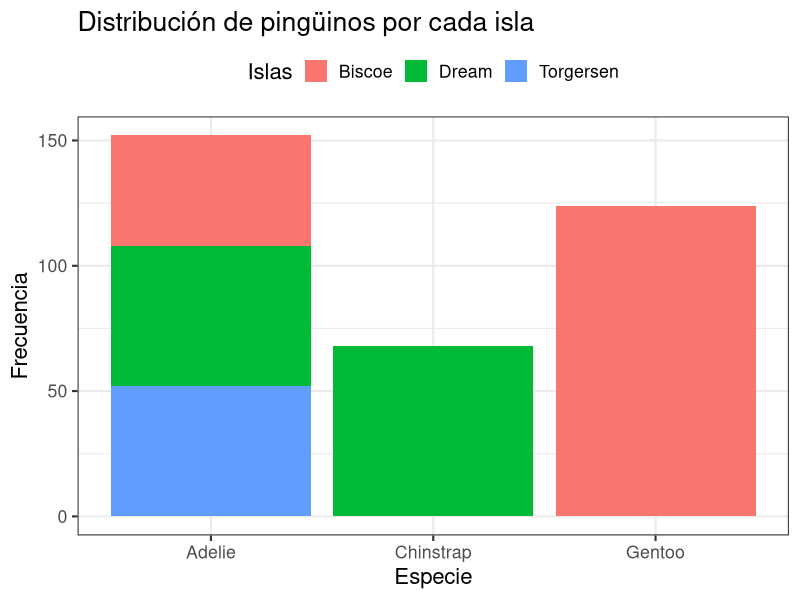
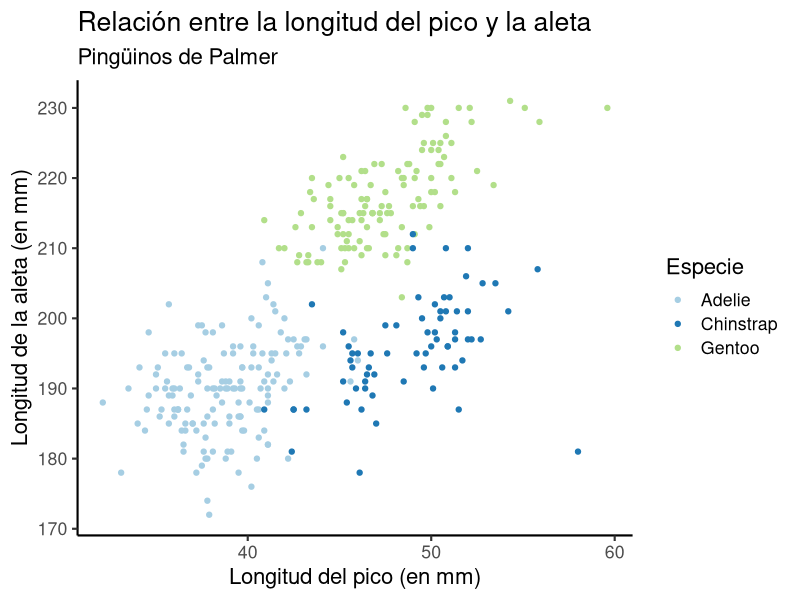

R code for these plots, in order:
## ---- chunk 1
# cargar las librerías que necesitamos
library(tidyverse)
library(knitr)
library(palmerpenguins)
## ---- chunk 2
glimpse(penguins)
## ---- chunk 3
esp_sexo <- penguins %>% 
  group_by(
    species,
    sex
  ) %>% 
  summarise(
    total = n(),
    n_islas = n_distinct(island),
    prom_long_pico = mean(bill_length_mm, na.rm = TRUE),
    sd_long_pico = sd(bill_length_mm, na.rm = TRUE),
    prom_prof_pico = mean(bill_depth_mm, na.rm = TRUE),
    sd_prof_pico = sd(bill_depth_mm, na.rm = TRUE),
    prom_long_ala = mean(flipper_length_mm, na.rm = TRUE),
    sd_long_ala = sd(flipper_length_mm, na.rm = TRUE),
    prom_peso = mean(body_mass_g, na.rm = TRUE),
    sd_peso = sd(body_mass_g, na.rm = TRUE)
  ) %>% 
  ungroup() %>% 
  mutate(  # Cambiar los contenidos al español
    sex = case_when(
        sex == "male" ~ "Masculino",
        sex == "female" ~ "Femenino",
        is.na(sex) ~ "Desconocido"
      )
  )
## ---- chunk 4
# Usemos mutate() para crear nuevas columnas en el formato que queremos
tab_pinguinos <- esp_sexo %>% 
  mutate(
    long_pico = paste(
      round(prom_long_pico, 1),
      " (",
      round(sd_long_pico, 1),
      ")"
    ),
    prof_pico = paste(
      round(prom_prof_pico, 1),
      " (",
      round(sd_prof_pico, 1),
      ")"
    ),
    long_ala = paste(
      round(prom_long_ala, 1),
      " (",
      round(sd_long_ala, 1),
      ")"
    ),
    peso = paste(
      round(prom_peso, 1),
      " (",
      round(sd_peso, 1),
      ")"
    )
  ) %>% 
  select( # seleccionar y renombrar las columnas
    Especie = species,
    Sexo = sex,
    Total = total,
    Islas = n_islas,
    "Pico (long)" = long_pico,
    "Pico (prof)" = prof_pico,
    Aleta = long_ala,
    Peso = peso
  )
## ---- chunk 5
# tabla 1
kable(
  tab_pinguinos %>% 
    select(Especie, Sexo, Total, Islas)
)
## ---- chunk 6
# tabla 2
kable(
  tab_pinguinos %>% 
    select(-Total, -Islas)
)
## ---- chunk 7
ggplot(
  penguins, 
  aes(x = species, fill = island)
) +
  geom_bar() +
  labs(
    title = "Distribución de pingüinos por cada isla",
    x = "Especie",
    y = "Frecuencia",
    fill = "Islas"
  ) +
  theme_bw(16) +
  theme(
    legend.position = "top"
  )
## ---- chunk 8
ggplot(
  penguins,
  aes(x = bill_length_mm, 
      y = flipper_length_mm, 
      color = species)
) +
  geom_point() +
  scale_color_brewer(palette = "Paired") +
  labs(
    title = "Relación entre la longitud del pico y la aleta",
    subtitle = "Pingüinos de Palmer",
    x = "Longitud del pico (en mm)",
    y = "Longitud de la aleta (en mm)",
    color = "Especie"
  ) +
  theme_classic(16)
